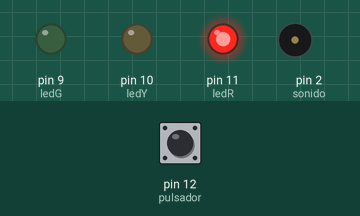
Simulated run of this sketch. Board: Arduino Uno, built with avr-gcc and run on an emulated ATmega328P. Parts: output pins drawn as LEDs (lit = HIGH), buzzer (waves = sounding). The inputs (shaded band) are chosen by the test bench; at power-on: pin 12 (pulsador) LOW.

Above: at 1.2 s.
1.3 s: pin 12 (pulsador) pulled HIGH for 0.15 s
At 1.9 s:
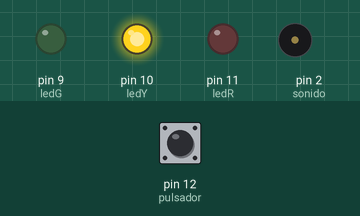
At 6.9 s:
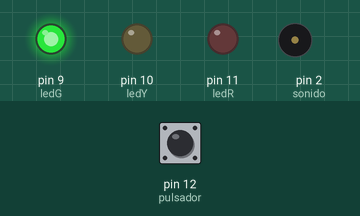
Timing chart, 0 to 18.0 s (numbered marks = the images above; inputs shaded):
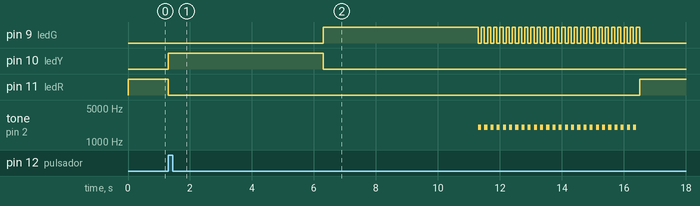

Measured:
- after the input at 1.3 s, pin 9 (ledG): LOW → HIGH after 5.0 s, then repeats every 0.20 s: LOW 0.10 s, HIGH 0.10 s, until it stays LOW from 16.5 s; pin 10 (ledY): LOW → HIGH at once, → LOW 5.0 s later

The sketch:

SEMAFORO_B.ino
```cpp
int ledG = 9;
int ledY = 10;
int ledR = 11;
int pulsador = 12;

int sonido = 2;
int N=1;

int contadorSemaforo = 0;

int contadorPulsador = 0;
int estadoPulsador = 0;
int estadoPrevioPulsador = 0;
void setup() {
   pinMode(ledG, OUTPUT);
   pinMode(ledY, OUTPUT);
    pinMode(ledR, OUTPUT);
    pinMode(sonido, OUTPUT);
    pinMode(pulsador, INPUT);
}
void loop() {
  digitalWrite(ledG, LOW);
  digitalWrite(ledY, LOW);
digitalWrite(ledR, HIGH);

 estadoPulsador = digitalRead(pulsador);
 if (estadoPulsador == HIGH) {
   contadorPulsador++;
  digitalWrite(ledR, LOW);
digitalWrite(ledY, HIGH);
delay(5000);
  digitalWrite(ledY, LOW);
digitalWrite(ledG, HIGH);
delay(5000);
  contadorSemaforo=0;
  while (contadorSemaforo <=25) {
    digitalWrite(ledG, LOW);
    tone (sonido, N*2000, 100);
    delay(100);
    digitalWrite(ledG, HIGH);
    delay(100);
    contadorSemaforo=contadorSemaforo+1;
  }

}
}
```
